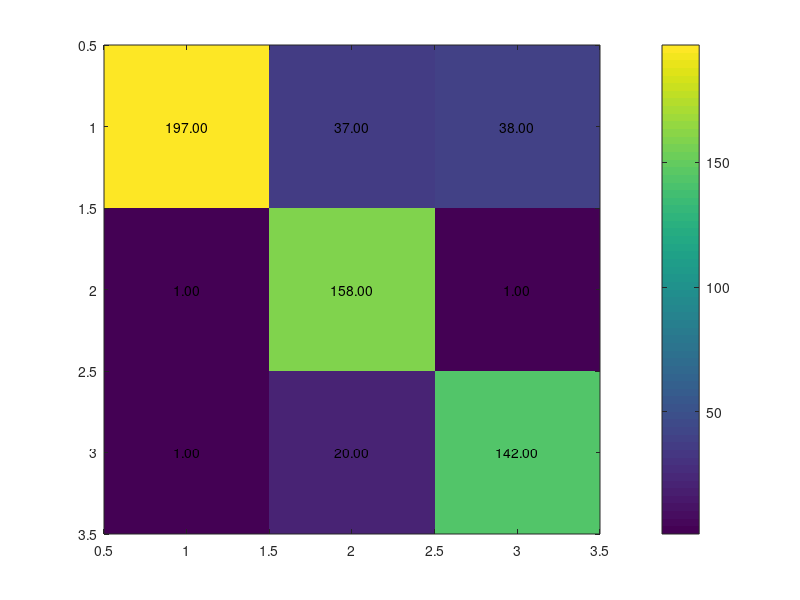

Source code (MATLAB): (Note: this script raises an error after producing the figure.)
mat = [197 37 38;1 158 1; 1 20 142];
imagesc(mat) 
%colormap(flipud(gray));
colorbar 

textStrings = num2str(mat(:),'%0.2f');  %# Create strings from the matrix values
textStrings = strtrim(cellstr(textStrings));  %# Remove any space padding

idx = find(strcmp(textStrings(:), '0.00'));
textStrings(idx) = {'   '};

[x,y] = meshgrid(1:3);

hStrings = text(x(:),y(:),textStrings(:),'HorizontalAlignment','center');
midValue = mean(get(gca,'CLim'));
textColors = repmat(mat(:) > midValue,1,3);
set(hStrings,{'Color'},num2cell(textColors,2));
set(gca,'XTick',1:3,...                       
        'XTickLabel',{'Traffic Light','Stop Sign','Background'},...  
        'YTick',1:3,...
        'YTickLabel',{'Traffic Light','Stop Sign','Background'},...
        'TickLength',[0 0]);
title('Confusion Matrix');
%labels = {'Traffic Light';'Stop Sign';'Background'};
%disp(labels)
%HeatMap(conf_mat,'Traffic Light',1,'Traffic',1);
%plotconfusion(conf_mat)